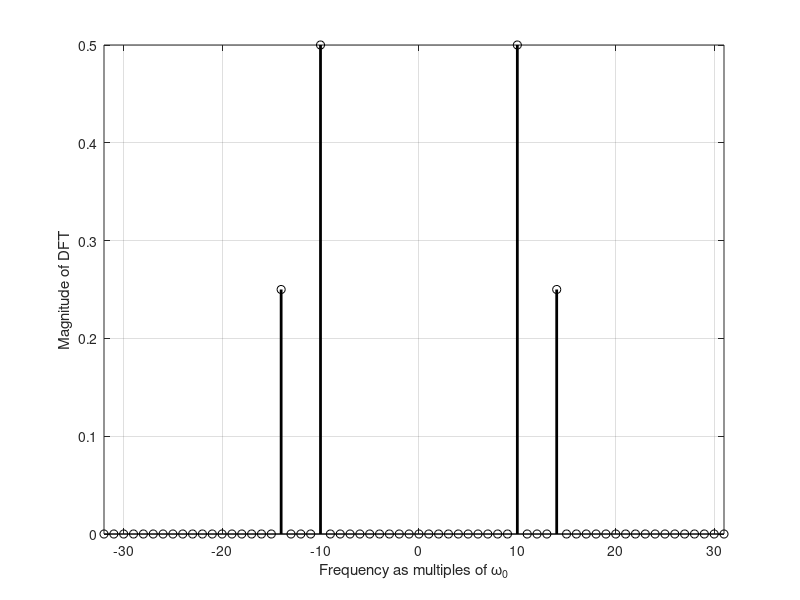

Write MATLAB code to recreate this figure. (Note: this script raises an error after producing the figure.)
%practice

P = 64;
w = 2*pi/P;
n = 0:P-1;
x = cos(10*w*n); %Finite-time signal
hx = fft(x); %Compute the DFT of x
shx = fftshift(hx); %shift on x-axis
stem([-P/2:P/2-1],abs(shx)/P,'k','LineWidth',2); %Compute and plot magnitude of coefficients
%abs(shx) is divided by P not to compute fourier series coefficients but
%because this function increases the amplitude and we have to divide by P
%to normalize it. To compute DTFS, we'll divide by P again

ylabel('Magnitude of DFT');
xlabel('Frequency as multiples of \omega_0');
axis([-P/2 P/2-1 0 inf]);
grid;

%% task01(b)

clc
clear
P = 64;
w = 2*pi/P;
n = 0:P-1;
x = cos(10*w*n) + 0.5*cos(14*w*n); %Finite-time signal
hx = fft(x); %Compute the DFT of x
shiftedx = fftshift(hx); %shift on x-axis
stem([-P/2:P/2-1],abs(shiftedx)/P,'k','LineWidth',2);
ylabel('Magnitude of DFT');
xlabel('Frequency as multiples of \omega_0');
axis([-P/2 P/2-1 0 inf]);
grid;

%% task02

clc
clear all
close all


n = 1000;
fs = 8000;
t = 0:1/fs:n/fs; %t is from 0 to 1/8 since T = n/fs
xn = sin(2*pi*400*t);

hx = fft(xn,n); %Compute the DFT of x but the samples are n=1000 and not 8000
shx = fftshift(hx); %shift on x-axis
fHz = find(shx);
figure
subplot 221
stem([-n/2:n/2-1],abs(shx)/n,'k','LineWidth',2)
ylabel('Magnitude of DFT');
xlabel('Frequency as multiples of \omega_0');
title('frequency 400')
grid;

%frequency = 401
n = 1000;
fs = 8000;
t = 0:1/fs:n/fs; %t is from 0 to 1/8 since T = n/fs
xn = sin(2*pi*401*t);

hx = fft(xn,n); %Compute the DFT of x but the samples are n=1000 and not 8000
shx = fftshift(hx); %shift on x-axis
subplot 222
stem([-n/2:n/2-1],abs(shx)/n,'k','LineWidth',2)
ylabel('Magnitude of DFT');
xlabel('Frequency as multiples of \omega_0');
title('frequency 401')
grid;

%frequency = 402
n = 1000;
fs = 8000;
t = 0:1/fs:n/fs; %t is from 0 to 1/8 since T = n/fs
xn = sin(2*pi*402*t);

hx = fft(xn,n); %Compute the DFT of x 
shx = fftshift(hx); %shift on x-axis
subplot 223
stem([-n/2:n/2-1],abs(shx)/n,'k','LineWidth',2)
ylabel('Magnitude of DFT');
xlabel('Frequency as multiples of \omega_0');
title('frequency 402')
grid;

%frequency = 440
n = 1000;
fs = 8000;
t = 0:1/fs:n/fs; %t is from 0 to 1/8 since T = n/fs
xn = sin(2*pi*440*t);

hx = fft(xn,n); %Compute the DFT of x 
shx = fftshift(hx); %shift on x-axis
subplot 224
stem([-n/2:n/2-1],abs(shx)/n,'k','LineWidth',2)
ylabel('Magnitude of DFT');
xlabel('Frequency as multiples of \omega_0');
title('frequency 440')
grid;
%% task02(f)

close all
clc
clear all
%frequency = 401
figure
for i=1:i+1:4
    n = 1000 + i*1000;
    fs = 8000;
    t = 0:1/fs:n/fs; %t is from 0 to 1/8 since T = n/fs
    xn = sin(2*pi*401*t);
    hx = fft(xn,n); %Compute the DFT of x 
    shx = fftshift(hx); %shift on x-axis
    subplot(2,2,i)
    stem([-n/2:n/2-1],abs(shx)/n,'k','LineWidth',2)
    ylabel('Magnitude of DFT');
    xlabel('Frequency as multiples of \omega_0');
    title('frequency 401 and n =',n)
    grid;
end



%% task02(g)

close all
clc
%frequency = 402 and n=1000
n = 1000;
fs = 8000;
t = 0:1/fs:n/fs; %t is from 0 to 1/8 since T = n/fs
xn = sin(2*pi*402*t);

hx = fft(xn,n); %Compute the DFT of x 
shx = fftshift(hx); %shift on x-axis
figure
subplot 211
stem([-n/2:n/2-1],abs(shx)/n,'k','LineWidth',2)
ylabel('Magnitude of DFT');
xlabel('Frequency as multiples of \omega_0');
title('frequency 401 and n=1000')
grid;

%frequency = 402 and n=4000
n = 5000;
fs = 8000;
t = 0:1/fs:n/fs; %t is from 0 to 1/8 since T = n/fs
xn = sin(2*pi*401*t);

hx = fft(xn,n); %Compute the DFT of x 
shx = fftshift(hx); %shift on x-axis
subplot 212
stem([-n/2:n/2-1],abs(shx)/n,'k','LineWidth',2)
ylabel('Magnitude of DFT');
xlabel('Frequency as multiples of \omega_0');
title('frequency 401 and n=4000')
grid;

%% task03

clc
clear all
close all
n=8000;
fs=8000; 
xn = cos(3000*pi*(0:1/fs:n/fs)); %calculating time period by n/fs = 8k/8k
hx = fft(xn,n); %Compute the DFT of x
shx = fftshift(hx); %shift on x-axis
figure
stem([-n/2:n/2-1],abs(shx)/n,'k','LineWidth',2)
ylabel('Magnitude of DFT');
xlabel('Frequency as multiples of \omega_0');
figure
spectrogram(xn,1024,[],1024,fs,'yaxis');
colorbar
figure
spectrogram(xn,512,[],1024,fs,'yaxis');
colorbar

pn = xn(end:-1:1);
hx = fft(pn,n); %Compute the DFT of x
shx = fftshift(hx); %shift on x-axis
figure
spectrogram(pn,512,[],1024,fs,'yaxis');
colorbar